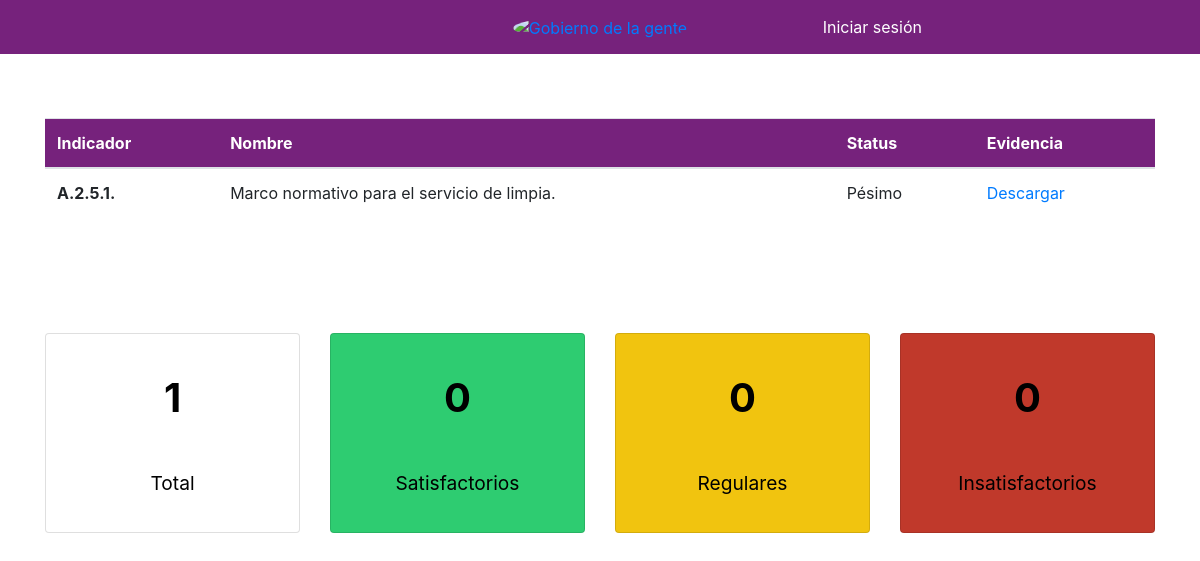
Page /indicadores/resumen/OficialiaMayor/ on the earlier database version.
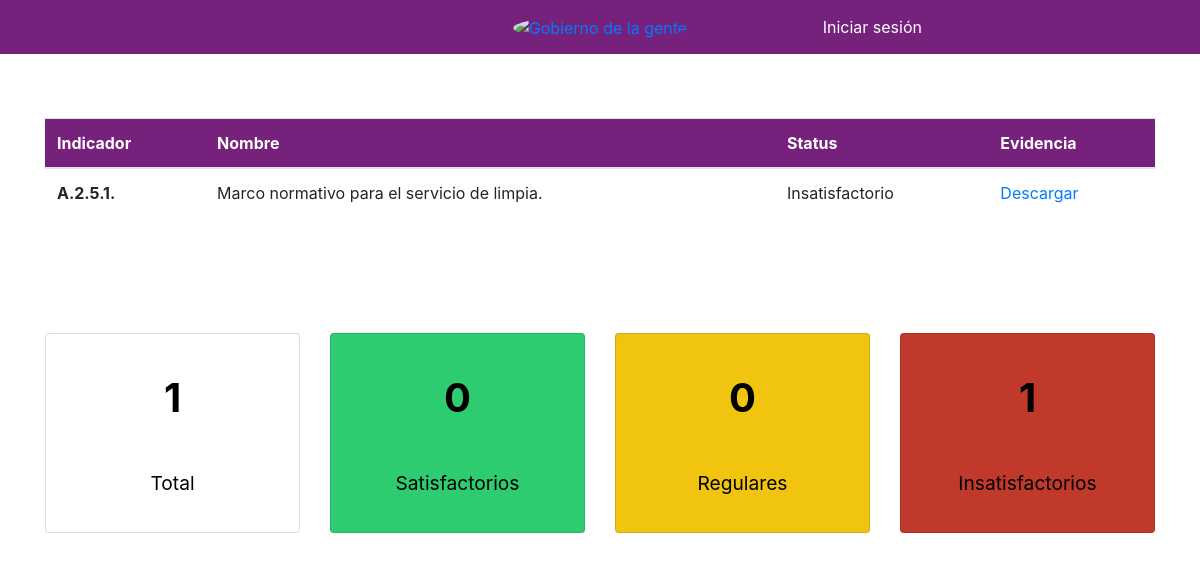
Same page on the later database version.
### indicadores/models.py (models this page shows, shortened)
class Indicador(models.Model):
    indicador = models.CharField(max_length=10)
    nombre = models.TextField()
    descripcion = models.TextField(blank=True, null=True)
    metodo_calculo = models.TextField(blank=True, null=True)
    nivel = models.CharField(max_length=15, choices=choices_nivel, blank=True, null=True)
    dimension = models.CharField(max_length=144, blank=True, null=True)
    criterios_evaluacion = models.TextField(blank=True, null=True)
    area = models.ForeignKey(User, related_name='indicadores', on_delete=models.CASCADE)
    status = models.CharField(max_length=15, choices=choices_status)
    created = models.DateTimeField(auto_now_add=True)
    updated = models.DateTimeField(auto_now=True)
    evidencia = models.FileField(upload_to="evidencias/archivos/", blank=True, null=True)

### indicadores/views.py (the view)
# urls.py: path('resumen/<str:username>/', ResumenAreaDetail.as_view(), name="resumen_area_detail"),
class ResumenAreaDetail(views.View):
    def get(self, request, username):
        template_name="indicadores/resumen/detalle.html"
        area = User.objects.get(username=username)
        indicadores = Indicador.objects.filter(area=area).order_by('indicador')
        verde = len(Indicador.objects.filter(area=area, status="Satisfactorio"))
        amarillo = len(Indicador.objects.filter(area=area, status="Regular"))
        rojo = len(Indicador.objects.filter(area=area, status="Insatisfactorio"))
        context = {'indicadores':indicadores, "area": area, "verde": verde, "amarillo": amarillo, "rojo":rojo}
        return render(request, template_name, context)

### indicadores/templates/indicadores/resumen/detalle.html (shortened to what this page needs)
{% extends 'base.html' %}
{% load static %}
{% block content %}
     <div class="row">
            <div class="col-md-12 margin-bottom-small">
            </div>
        </div>
    <div class="row">
        <div class="col-md-12">
            <table class="table">
              <thead class="background-primary color-accent">
                <tr>
                  <th scope="col">Indicador</th>
                  <th scope="col">Nombre</th>
                  <th scope="col">Status</th>
                  <th scope="col">Evidencia</th>
                </tr>
              </thead>
              <tbody>
                {% for indicador in indicadores %}
                    <tr class="{% if indicador.status == 'Satisfactorio' %}
                          green-hover
                          {% elif indicador.status == 'Regular' %}
                           yellow-hover
                            {% elif indicador.status == 'Insatisfactorio' %}
                            red-hover
                            {% endif %}">
                    <th scope="row">{{ indicador.indicador }}</th>
                    <td>{{ indicador.nombre }}</td>
                    <td>{{ indicador.status }}</td>
                    {% if indicador.evidencia %}
                        <td><a href="/media{{ indicador.evidencia }}">Descargar</a></td>
                    {% else %}
                        <td>Aún no presentada</td>
                    {% endif %}
                    </tr>
                {% endfor %}
              </tbody>
            </table>
        </div>
    </div>
    <div class="row cards-dashboards">
            <div class="col-md-3 text-center">
               <div class="card card-indicadores">
                   <div class="card-body d-flex flex-column justify-content-around">
                       <div class="card-title">{{ indicadores.count }} </div>
                       <div class="card-text">Total</div>
                   </div>
               </div>
            </div>
            <div class="col-md-3 text-center">
               <div class="card card-indicadores green-back">
                   <div class="card-body d-flex flex-column justify-content-around">
                       <div class="card-title">{{ verde }} </div>
                       <div class="card-text">Satisfactorios</div>
                   </div>
               </div>
            </div>
            <div class="col-md-3 text-center">
               <div class="card card-indicadores yellow-back">
                   <div class="card-body d-flex flex-column justify-content-around">
                       <div class="card-title">{{ amarillo }} </div>
                       <div class="card-text">Regulares</div>
                   </div>
               </div>
            </div>
             <div class="col-md-3 text-center">
                   <div class="card card-indicadores red-back">
                       <div class="card-body d-flex flex-column justify-content-around">
                           <div class="card-title">{{ rojo }} </div>
                           <div class="card-text">Insatisfactorios</div>
                       </div>
                   </div>
                </div>
    </div>
{% endblock %}

Differences in the rows shown:
changed Indicador "Marco normativo para el servicio de limpia.": status "Pésimo" → "Insatisfactorio"
Other differences:
{{ rojo }}: "0" → "1"
